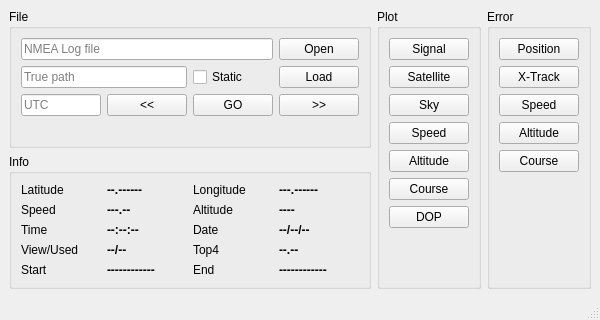
<?xml version="1.0" encoding="UTF-8"?>
<ui version="4.0">
 <class>MainWindow</class>
 <widget class="QMainWindow" name="MainWindow">
  <property name="geometry">
   <rect>
    <x>0</x>
    <y>0</y>
    <width>600</width>
    <height>320</height>
   </rect>
  </property>
  <property name="minimumSize">
   <size>
    <width>600</width>
    <height>320</height>
   </size>
  </property>
  <property name="maximumSize">
   <size>
    <width>600</width>
    <height>320</height>
   </size>
  </property>
  <property name="windowTitle">
   <string>NMEAPlot V0.0.1</string>
  </property>
  <widget class="QWidget" name="centralwidget">
   <layout class="QGridLayout" name="gridLayout_2">
    <item row="0" column="0">
     <layout class="QGridLayout" name="gridLayout">
      <item row="0" column="1">
       <widget class="QGroupBox" name="groupBox">
        <property name="title">
         <string>File</string>
        </property>
        <layout class="QGridLayout" name="gridLayout_6">
         <item row="0" column="0">
          <layout class="QGridLayout" name="gridLayout_5">
           <item row="0" column="3">
            <widget class="QPushButton" name="pushButtonOpen">
             <property name="text">
              <string>Open</string>
             </property>
            </widget>
           </item>
           <item row="2" column="3">
            <widget class="QPushButton" name="pushButtonNext">
             <property name="text">
              <string>&gt;&gt;</string>
             </property>
            </widget>
           </item>
           <item row="3" column="0">
            <spacer name="verticalSpacer_3">
             <property name="orientation">
              <enum>Qt::Vertical</enum>
             </property>
             <property name="sizeHint" stdset="0">
              <size>
               <width>20</width>
               <height>40</height>
              </size>
             </property>
            </spacer>
           </item>
           <item row="2" column="0">
            <widget class="QLineEdit" name="lineEditTime">
             <property name="placeholderText">
              <string>UTC</string>
             </property>
            </widget>
           </item>
           <item row="1" column="3">
            <widget class="QPushButton" name="pushButtonLoad">
             <property name="text">
              <string>Load</string>
             </property>
            </widget>
           </item>
           <item row="2" column="1">
            <widget class="QPushButton" name="pushButtonPre">
             <property name="text">
              <string>&lt;&lt;</string>
             </property>
            </widget>
           </item>
           <item row="2" column="2">
            <widget class="QPushButton" name="pushButtonGo">
             <property name="text">
              <string>GO</string>
             </property>
            </widget>
           </item>
           <item row="1" column="2">
            <widget class="QCheckBox" name="checkBoxStatic">
             <property name="text">
              <string>Static</string>
             </property>
            </widget>
           </item>
           <item row="1" column="0" colspan="2">
            <widget class="QLineEdit" name="lineEditTrue">
             <property name="placeholderText">
              <string>True path</string>
             </property>
            </widget>
           </item>
           <item row="0" column="0" colspan="3">
            <widget class="QLineEdit" name="lineEditPath">
             <property name="placeholderText">
              <string>NMEA Log file</string>
             </property>
            </widget>
           </item>
          </layout>
         </item>
        </layout>
       </widget>
      </item>
      <item row="1" column="1">
       <widget class="QGroupBox" name="groupBox_2">
        <property name="title">
         <string>Info</string>
        </property>
        <layout class="QGridLayout" name="gridLayout_8">
         <item row="0" column="0">
          <layout class="QGridLayout" name="gridLayout_7">
           <item row="3" column="3">
            <widget class="QLabel" name="labelTop4">
             <property name="font">
              <font>
               <bold>true</bold>
              </font>
             </property>
             <property name="text">
              <string>--.--</string>
             </property>
            </widget>
           </item>
           <item row="2" column="1">
            <widget class="QLabel" name="labelTime">
             <property name="font">
              <font>
               <bold>true</bold>
              </font>
             </property>
             <property name="text">
              <string>--:--:--</string>
             </property>
            </widget>
           </item>
           <item row="4" column="3">
            <widget class="QLabel" name="labelEnd">
             <property name="font">
              <font>
               <bold>true</bold>
              </font>
             </property>
             <property name="text">
              <string>------------</string>
             </property>
            </widget>
           </item>
           <item row="0" column="2">
            <widget class="QLabel" name="label_15">
             <property name="text">
              <string>Longitude</string>
             </property>
            </widget>
           </item>
           <item row="4" column="0">
            <widget class="QLabel" name="label_9">
             <property name="text">
              <string>Start</string>
             </property>
            </widget>
           </item>
           <item row="1" column="0">
            <widget class="QLabel" name="label_5">
             <property name="text">
              <string>Speed</string>
             </property>
            </widget>
           </item>
           <item row="1" column="2">
            <widget class="QLabel" name="label_7">
             <property name="text">
              <string>Altitude</string>
             </property>
            </widget>
           </item>
           <item row="4" column="1">
            <widget class="QLabel" name="labelStart">
             <property name="font">
              <font>
               <bold>true</bold>
              </font>
             </property>
             <property name="text">
              <string>------------</string>
             </property>
            </widget>
           </item>
           <item row="2" column="3">
            <widget class="QLabel" name="labelDate">
             <property name="font">
              <font>
               <bold>true</bold>
              </font>
             </property>
             <property name="text">
              <string>--/--/--</string>
             </property>
            </widget>
           </item>
           <item row="0" column="3">
            <widget class="QLabel" name="labelLongitude">
             <property name="font">
              <font>
               <bold>true</bold>
              </font>
             </property>
             <property name="text">
              <string>---.------</string>
             </property>
            </widget>
           </item>
           <item row="2" column="2">
            <widget class="QLabel" name="label_16">
             <property name="text">
              <string>Date</string>
             </property>
            </widget>
           </item>
           <item row="1" column="3">
            <widget class="QLabel" name="labelAltitude">
             <property name="font">
              <font>
               <bold>true</bold>
              </font>
             </property>
             <property name="text">
              <string>----</string>
             </property>
            </widget>
           </item>
           <item row="3" column="2">
            <widget class="QLabel" name="label_17">
             <property name="text">
              <string>Top4</string>
             </property>
            </widget>
           </item>
           <item row="0" column="1">
            <widget class="QLabel" name="labelLatitude">
             <property name="font">
              <font>
               <bold>true</bold>
              </font>
             </property>
             <property name="text">
              <string>--.------</string>
             </property>
            </widget>
           </item>
           <item row="1" column="1">
            <widget class="QLabel" name="labelSpeed">
             <property name="font">
              <font>
               <bold>true</bold>
              </font>
             </property>
             <property name="text">
              <string>---.--</string>
             </property>
            </widget>
           </item>
           <item row="3" column="0">
            <widget class="QLabel" name="label_3">
             <property name="text">
              <string>View/Used</string>
             </property>
            </widget>
           </item>
           <item row="4" column="2">
            <widget class="QLabel" name="label_18">
             <property name="text">
              <string>End</string>
             </property>
            </widget>
           </item>
           <item row="2" column="0">
            <widget class="QLabel" name="label_4">
             <property name="text">
              <string>Time</string>
             </property>
            </widget>
           </item>
           <item row="0" column="0">
            <widget class="QLabel" name="label">
             <property name="text">
              <string>Latitude</string>
             </property>
            </widget>
           </item>
           <item row="3" column="1">
            <widget class="QLabel" name="labelView">
             <property name="font">
              <font>
               <bold>true</bold>
              </font>
             </property>
             <property name="text">
              <string>--/--</string>
             </property>
            </widget>
           </item>
          </layout>
         </item>
        </layout>
       </widget>
      </item>
      <item row="0" column="2" rowspan="2">
       <widget class="QGroupBox" name="groupBox_3">
        <property name="title">
         <string>Plot</string>
        </property>
        <layout class="QGridLayout" name="gridLayout_4">
         <item row="0" column="0">
          <layout class="QGridLayout" name="gridLayout_3">
           <item row="7" column="0">
            <widget class="QPushButton" name="pushButtonDop">
             <property name="text">
              <string>DOP</string>
             </property>
            </widget>
           </item>
           <item row="4" column="0">
            <widget class="QPushButton" name="pushButtonAltitude">
             <property name="text">
              <string>Altitude</string>
             </property>
            </widget>
           </item>
           <item row="2" column="0">
            <widget class="QPushButton" name="pushButtonSky">
             <property name="text">
              <string>Sky</string>
             </property>
            </widget>
           </item>
           <item row="3" column="0">
            <widget class="QPushButton" name="pushButtonSpeed">
             <property name="text">
              <string>Speed</string>
             </property>
            </widget>
           </item>
           <item row="1" column="0">
            <widget class="QPushButton" name="pushButtonSatellite">
             <property name="text">
              <string>Satellite</string>
             </property>
            </widget>
           </item>
           <item row="5" column="0">
            <widget class="QPushButton" name="pushButtonCourse">
             <property name="text">
              <string>Course</string>
             </property>
            </widget>
           </item>
           <item row="8" column="0">
            <spacer name="verticalSpacer">
             <property name="orientation">
              <enum>Qt::Vertical</enum>
             </property>
             <property name="sizeHint" stdset="0">
              <size>
               <width>20</width>
               <height>40</height>
              </size>
             </property>
            </spacer>
           </item>
           <item row="0" column="0">
            <widget class="QPushButton" name="pushButtonSignal">
             <property name="text">
              <string>Signal</string>
             </property>
            </widget>
           </item>
          </layout>
         </item>
        </layout>
       </widget>
      </item>
      <item row="0" column="3" rowspan="2">
       <widget class="QGroupBox" name="groupBox_4">
        <property name="title">
         <string>Error</string>
        </property>
        <layout class="QGridLayout" name="gridLayout_10">
         <item row="0" column="0">
          <layout class="QGridLayout" name="gridLayout_9">
           <item row="4" column="0">
            <widget class="QPushButton" name="pushButtonErrorCourse">
             <property name="text">
              <string>Course</string>
             </property>
            </widget>
           </item>
           <item row="1" column="0">
            <widget class="QPushButton" name="pushButtonErrorXtrack">
             <property name="text">
              <string>X-Track</string>
             </property>
            </widget>
           </item>
           <item row="0" column="0">
            <widget class="QPushButton" name="pushButtonErrorPosition">
             <property name="text">
              <string>Position</string>
             </property>
            </widget>
           </item>
           <item row="2" column="0">
            <widget class="QPushButton" name="pushButtonErrorSpeed">
             <property name="text">
              <string>Speed</string>
             </property>
            </widget>
           </item>
           <item row="3" column="0">
            <widget class="QPushButton" name="pushButtonErrorAltitude">
             <property name="text">
              <string>Altitude</string>
             </property>
            </widget>
           </item>
           <item row="5" column="0">
            <spacer name="verticalSpacer_2">
             <property name="orientation">
              <enum>Qt::Vertical</enum>
             </property>
             <property name="sizeHint" stdset="0">
              <size>
               <width>20</width>
               <height>40</height>
              </size>
             </property>
            </spacer>
           </item>
          </layout>
         </item>
        </layout>
       </widget>
      </item>
     </layout>
    </item>
   </layout>
  </widget>
  <widget class="QMenuBar" name="menubar">
   <property name="geometry">
    <rect>
     <x>0</x>
     <y>0</y>
     <width>600</width>
     <height>22</height>
    </rect>
   </property>
  </widget>
  <widget class="QStatusBar" name="statusbar"/>
 </widget>
 <resources/>
 <connections/>
</ui>
